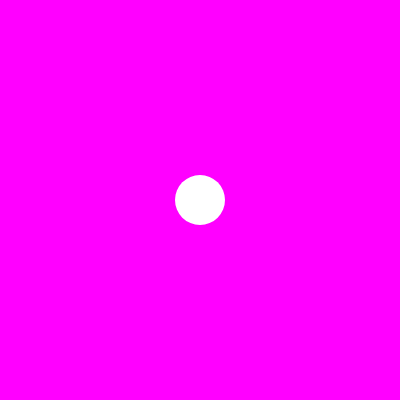
Frame 1 (no input)
Frame 60 (no input): identical to frame 1, image omitted
Frame 120 (the mouse pressed at the canvas centre since frame 60): identical to frame 1, image omitted

The p5.js sketch that drew this single still picture (run headless with seeded random() and noise() and a simulated clock; from frame 60 on, the mouse is pressed at the canvas centre):

// p5.js sketch
// ── sketch.js
function setup() {
  createCanvas(400,400);
}

function draw() {
    background(255,0,255);
    noStroke();
    ellipse(200,200,50,50);
}
